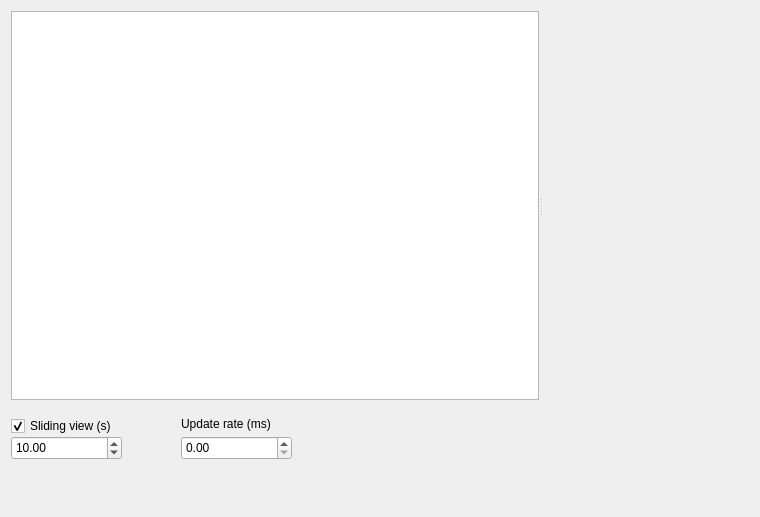
<?xml version="1.0" encoding="UTF-8"?>
<ui version="4.0">
 <class>DialogSignalTree</class>
 <widget class="QDialog" name="DialogSignalTree">
  <property name="geometry">
   <rect>
    <x>0</x>
    <y>0</y>
    <width>760</width>
    <height>517</height>
   </rect>
  </property>
  <property name="windowTitle">
   <string>Signal view</string>
  </property>
  <layout class="QGridLayout" name="gridLayout">
   <item row="0" column="0">
    <layout class="QVBoxLayout" name="verticalLayout">
     <item>
      <widget class="QSplitter" name="splitter">
       <property name="orientation">
        <enum>Qt::Horizontal</enum>
       </property>
       <widget class="QTreeView" name="treeView"/>
       <widget class="QWidget" name="widget_2" native="true"/>
      </widget>
     </item>
     <item>
      <widget class="QWidget" name="widget" native="true">
       <property name="sizePolicy">
        <sizepolicy hsizetype="Expanding" vsizetype="Fixed">
         <horstretch>0</horstretch>
         <verstretch>0</verstretch>
        </sizepolicy>
       </property>
       <property name="minimumSize">
        <size>
         <width>0</width>
         <height>100</height>
        </size>
       </property>
       <property name="maximumSize">
        <size>
         <width>16777215</width>
         <height>16777215</height>
        </size>
       </property>
       <widget class="QCheckBox" name="checkBox_sliding">
        <property name="geometry">
         <rect>
          <x>0</x>
          <y>10</y>
          <width>121</width>
          <height>20</height>
         </rect>
        </property>
        <property name="text">
         <string>Sliding view (s)</string>
        </property>
        <property name="checked">
         <bool>true</bool>
        </property>
       </widget>
       <widget class="QDoubleSpinBox" name="doubleSpinBox">
        <property name="geometry">
         <rect>
          <x>0</x>
          <y>30</y>
          <width>111</width>
          <height>24</height>
         </rect>
        </property>
        <property name="maximum">
         <double>99999.000000000000000</double>
        </property>
        <property name="value">
         <double>10.000000000000000</double>
        </property>
       </widget>
       <widget class="QLabel" name="label">
        <property name="geometry">
         <rect>
          <x>170</x>
          <y>10</y>
          <width>111</width>
          <height>16</height>
         </rect>
        </property>
        <property name="text">
         <string>Update rate (ms)</string>
        </property>
       </widget>
       <widget class="QDoubleSpinBox" name="doubleSpinBox_UpdateRate">
        <property name="geometry">
         <rect>
          <x>170</x>
          <y>30</y>
          <width>111</width>
          <height>24</height>
         </rect>
        </property>
        <property name="maximum">
         <double>1000000000.000000000000000</double>
        </property>
       </widget>
      </widget>
     </item>
    </layout>
   </item>
  </layout>
 </widget>
 <resources/>
 <connections/>
</ui>
